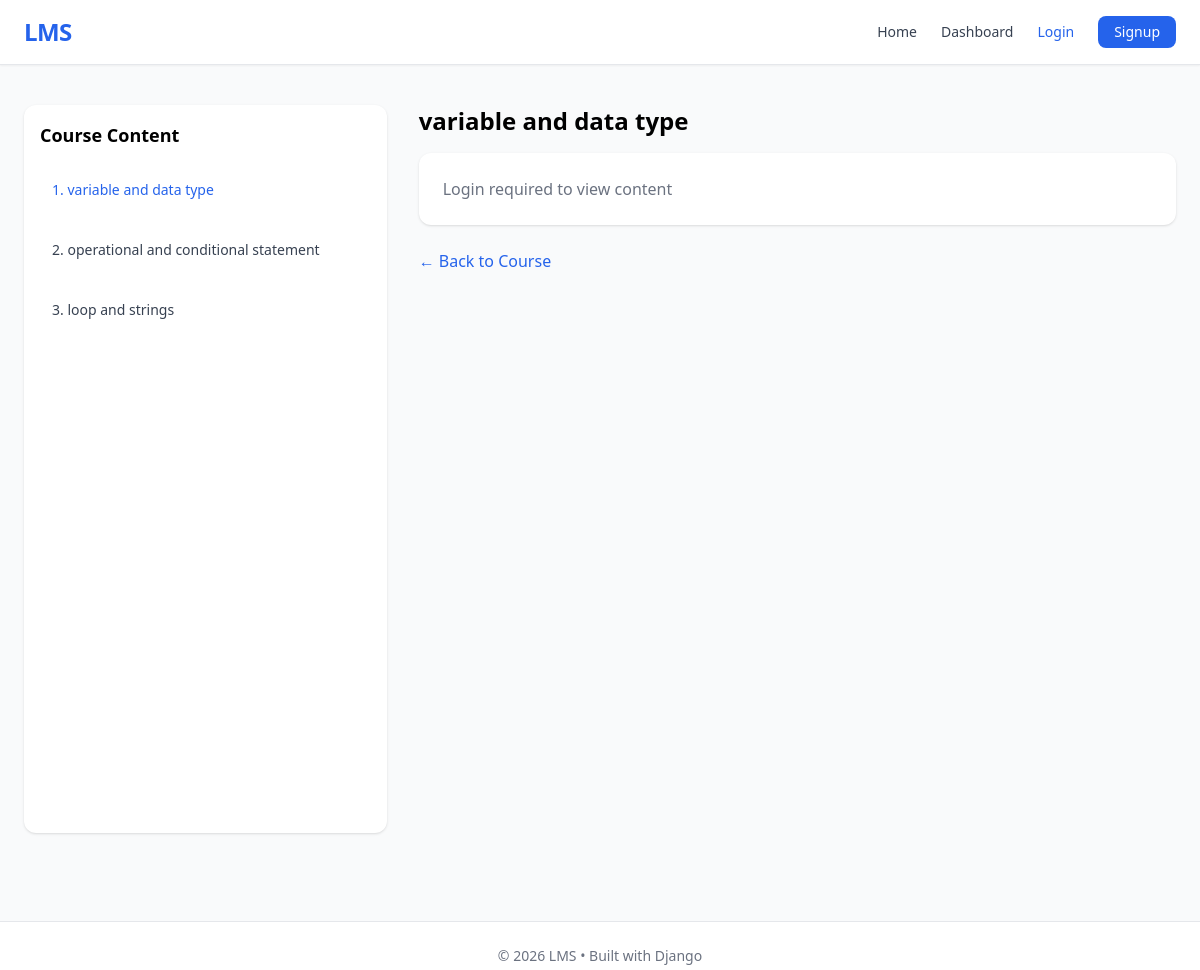
Page /lesson/3/ on the committed database.
### courses/models.py (models this page shows, shortened)
class Lesson(models.Model):
    course = models.ForeignKey(Course, on_delete=models.CASCADE)
    title = models.CharField(max_length=200)
    video_url = models.URLField(blank=True, null=True)
    content = models.TextField()

### courses/views.py (the view)
# urls.py: path('lesson/<int:lesson_id>/', lesson_detail, name='lesson_detail'),
def lesson_detail(request, lesson_id):
    lesson = get_object_or_404(Lesson, id=lesson_id)
    course = lesson.course
    lessons = list(course.lesson_set.all())
    lesson_index = lessons.index(lesson) + 1
    is_enrolled = False
    if request.user.is_authenticated:
        is_enrolled = Enrollment.objects.filter(
            user=request.user,
            course=course
        ).exists()
    is_completed = False
    if request.user.is_authenticated:
        is_completed = LessonCompletion.objects.filter(
            user=request.user,
            lesson=lesson,
            completed=True
        ).exists()
    return render(request, 'lesson_detail.html', {
        'lesson': lesson,
        'course': course,
        'is_enrolled': is_enrolled,
        'lesson_index': lesson_index,
        'is_completed': is_completed
    })

### templates/lesson_detail.html
{% extends 'base.html' %}
{% block content %}
<div class="grid lg:grid-cols-3 gap-8">
    <div class="bg-white rounded-xl shadow p-4 h-[75vh] overflow-y-auto">
        <h2 class="font-bold text-lg mb-4">Course Content</h2>
        {% for l in course.lesson_set.all %}
        <div class="mb-3 p-3 rounded-lg hover:bg-gray-100 transition">
            <a href="/lesson/{{ l.id }}/"
               class="text-sm font-medium
               {% if l.id == lesson.id %}text-blue-600 font-bold{% else %}text-gray-700{% endif %}">
               {{ forloop.counter }}. {{ l.title }}
            </a>
        </div>
        {% endfor %}
    </div>
    <div class="lg:col-span-2">
        <h1 class="text-2xl font-bold mb-4">
            {{ lesson.title }}
        </h1>
        <div class="bg-white p-6 rounded-xl shadow">
        {% if user.is_authenticated %}
            {% if lesson_index <= 2 or is_enrolled %}
                <p class="mb-6 text-gray-700 leading-relaxed">
                    {{ lesson.content }}
                </p>
                {% if lesson.video_url %}
                    <a href="{{ lesson.video_url }}" target="_blank"
                       class="inline-block mb-6 text-blue-600 underline">
                        ▶ Watch Video
                    </a>
                {% endif %}
                {% if is_enrolled %}
                    <div>
                        {% if is_completed %}
                            <span class="text-green-600 font-semibold text-lg">
                                ✔ Completed
                            </span>
                        {% else %}
                            <a href="/complete/{{ lesson.id }}/"
                               class="bg-green-600 text-white px-5 py-2 rounded-lg hover:bg-green-700 transition">
                                Mark as Complete
                            </a>
                        {% endif %}
                    </div>
                {% endif %}
            {% else %}
                <p class="text-red-500">
                    🔒 Enroll to unlock this lesson
                </p>
            {% endif %}
        {% else %}
            <p class="text-gray-500">
                Login required to view content
            </p>
        {% endif %}
        </div>
        <a href="/course/{{ course.id }}/"
           class="block mt-6 text-blue-600 hover:underline">
            ← Back to Course
        </a>
    </div>
</div>
{% endblock %}

### templates/base.html (style rules this page uses)
body { font-family: system-ui; }

### rows in the picture
Lesson: title "variable and data type"
Lesson: title "operational and conditional statement"
Lesson: title "loop and strings"
